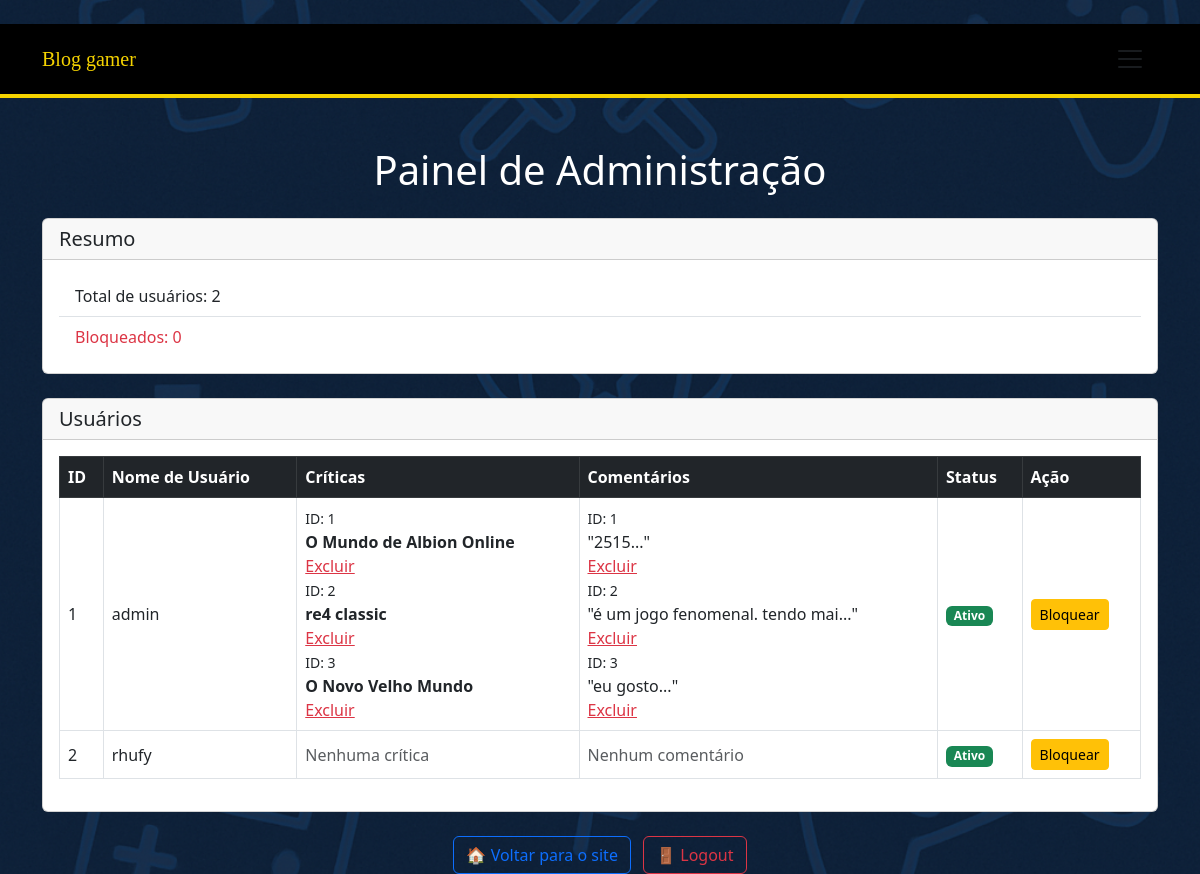
The page /admin_bp/admin (signed in) on the database as committed earlier.
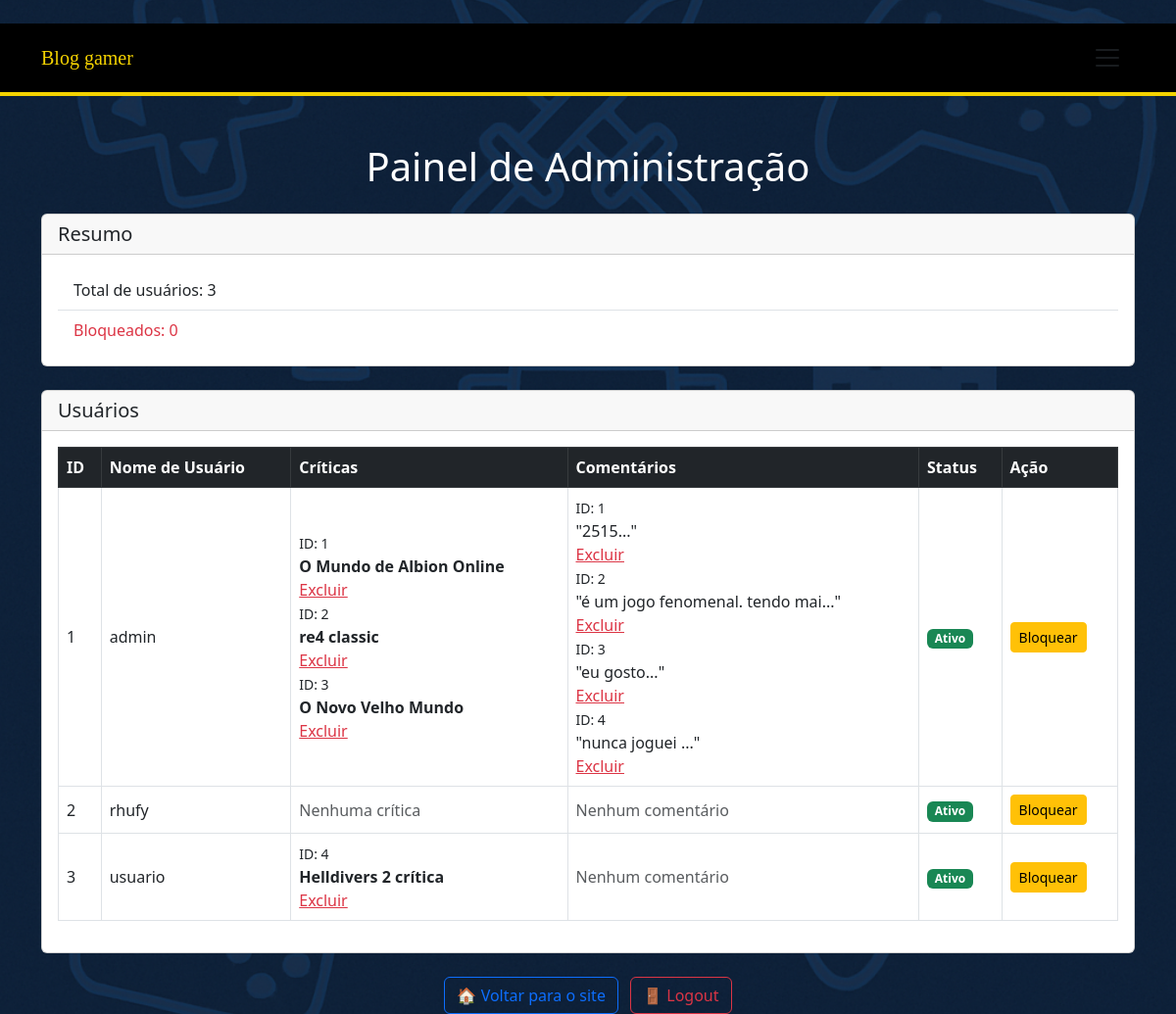
The same page on the database as committed later.
### usuarios_bp/database.py (models this page shows, shortened)
class User(db.Model, UserMixin):
    id = db.Column(db.Integer, primary_key=True)
    nome_usuario = db.Column(db.String(50), unique=True, nullable=False)
    password_hash = db.Column(db.String(100), nullable=False)
    email = db.Column(db.String(150), unique=True, nullable=False)
    perfil = db.relationship("Profile", back_populates="usuario", uselist=False)
    login_attempts = db.Column(db.Integer, default=0)  # responsavel pela contagem de tentativas
    is_locked = db.Column(db.Boolean, default=False)  # responsavel pelo bloqueio
    is_admin = db.Column(db.Boolean, default=False)  # admin
    criticas = db.relationship("Critica", back_populates="usuario")
    comentarios = db.relationship("Comentario", back_populates='usuario')

class Critica(db.Model):
    id = db.Column(db.Integer, primary_key=True)
    jogo = db.Column(db.String(150), unique=True , nullable=False)
    titulo = db.Column(db.String(150), nullable=False)
    texto = db.Column(db.Text, nullable=False)
    imagem = db.Column(db.String(100), nullable=False)
    user_id = db.Column(db.Integer, db.ForeignKey('user.id'))
    usuario = db.relationship("User", back_populates="criticas")
    comentarios = db.relationship("Comentario", back_populates='critica')

class Comentario(db.Model):
    id = db.Column(db.Integer, primary_key=True)
    comentario = db.Column(db.String(200), nullable=False)
    data_criacao = db.Column(db.DateTime, default=datetime.utcnow)
    user_id = db.Column(db.Integer, db.ForeignKey('user.id'))
    critica_id = db.Column(db.Integer, db.ForeignKey('critica.id'))
    critica = db.relationship('Critica', back_populates='comentarios')
    usuario = db.relationship("User", back_populates='comentarios')

### admin_bp/routes.py (the view)
@admin_bp.route('/admin')
@login_required
@admin_required
def painel_admin():
    usuarios = User.query.all()
    return render_template("painel_admin.html", usuarios=usuarios)

### app.py (called while the page is built)
@login_manager.user_loader
def load_user(user_id):
    return User.query.get(int(user_id))  # carrega um usuario do banco id

### extensions.py (called while the page is built)
def admin_required(f):
    @wraps(f)
    def decorador_funcao(*args,**kwargs):
        if not current_user.is_authenticated:
            flash("faça login para acessar esta pagina","warning")
            return redirect(url_for("usuarios_bp.login"))
        if not current_user.is_admin:
            flash("Acesso negado","danger")
            return redirect(url_for("usuarios_bp.profile"))
        return f(*args, **kwargs)
    return decorador_funcao

### templates/painel_admin.html
{% extends 'base.html' %}
{% block conteudo %}
<div class="container my-5">
    <h1 class="text-center mb-4">Painel de Administração</h1>
    <div class="card mb-4">
        <div class="card-header">
            <h2 class="h5 mb-0">Resumo</h2>
        </div>
        <div class="card-body">
            <ul class="list-group list-group-flush">
                <li class="list-group-item">Total de usuários: {{ usuarios | length }}</li>
                <li class="list-group-item text-danger">Bloqueados: {{ usuarios | selectattr('is_locked') | list | length }}</li>
            </ul>
        </div>
    </div>
    <div class="card">
        <div class="card-header">
            <h2 class="h5 mb-0">Usuários</h2>
        </div>
        <div class="card-body table-responsive">
            <table class="table table-bordered table-hover align-middle">
                <thead class="table-dark">
                    <tr>
                        <th>ID</th>
                        <th>Nome de Usuário</th>
                        <th>Críticas</th>
                        <th>Comentários</th>
                        <th>Status</th>
                        <th>Ação</th>
                    </tr>
                </thead>
                <tbody>
                    {% for usuario in usuarios %}
                    <tr>
                        <td>{{ usuario.id }}</td>
                        <td>{{ usuario.nome_usuario }}</td>
                        <td>
                            <ul class="list-unstyled mb-0">
                                {% for critica in usuario.criticas %}
                                    <li>
                                        <small>ID: {{ critica.id }}</small><br>
                                        <strong>{{ critica.titulo }}</strong><br>
                                        <a class="text-danger" href="{{ url_for('admin_bp.excluir_critica', critica_id=critica.id) }}">Excluir</a>
                                    </li>
                                {% else %}
                                    <li class="text-muted">Nenhuma crítica</li>
                                {% endfor %}
                            </ul>
                        </td>
                        <td>
                            <ul class="list-unstyled mb-0">
                                {% for comentario in usuario.comentarios %}
                                    <li>
                                        <small>ID: {{ comentario.id }}</small><br>
                                        "{{ comentario.comentario[:30] }}..."<br>
                                        <a class="text-danger" href="{{ url_for('admin_bp.excluir_comentario', comentario_id=comentario.id) }}">Excluir</a>
                                    </li>
                                {% else %}
                                    <li class="text-muted">Nenhum comentário</li>
                                {% endfor %}
                            </ul>
                        </td>
                        <td>
                            {% if usuario.is_locked %}
                                <span class="badge bg-danger">Bloqueado</span>
                            {% else %}
                                <span class="badge bg-success">Ativo</span>
                            {% endif %}
                        </td>
                        <td>
                            {% if usuario.is_locked %}
                                <a class="btn btn-sm btn-success" href="{{ url_for('admin_bp.desbloquear_usuario', user_id=usuario.id) }}">Desbloquear</a>
                            {% else %}
                                <a class="btn btn-sm btn-warning" href="{{ url_for('admin_bp.bloquear_usuario', user_id=usuario.id) }}">Bloquear</a>
                            {% endif %}
                        </td>
                    </tr>
                    {% endfor %}
                </tbody>
            </table>
        </div>
    </div>
    <div class="mt-4 text-center">
        <a class="btn btn-outline-primary me-2" href="{{ url_for('usuarios_bp.home') }}">🏠 Voltar para o site</a>
        <a class="btn btn-outline-danger" href="{{ url_for('usuarios_bp.logout') }}">🚪 Logout</a>
    </div>
</div>
{% endblock %}

### templates/base.html (shortened to what this page needs)
<!DOCTYPE html>
<html lang="pt-br">
<head>
    <link href="https://cdn.jsdelivr.net/npm/bootstrap@5.3.0/dist/css/bootstrap.min.css" rel="stylesheet">
    <link rel="stylesheet" href="{{ url_for('static', filename='css/style.css') }}">
</head>
<body>
<nav class="navbar retro-navbar">
    <div class="container">
        <a class="navbar-brand" href="#">Blog gamer</a>
        <button class="navbar-toggler" type="button" data-bs-toggle="collapse" data-bs-target="#navbarNav">
            <span class="navbar-toggler-icon"></span>
        </button>
    </div>
</nav>
<main>
    {% block conteudo %}{% endblock %}
</main>
</body>
</html>

### static/css/style.css (style rules this page uses)
html, body { height: 100%; margin: 0; padding: 0; }
body { background-image: url("../img/fundo_gamer.png"); background-size: cover; background-repeat: no-repeat; background-attachment: fixed; background-position: center; }
body { color: white; }
.retro-navbar { background-color: #000; color: #f5d300; font-family: 'Press Start 2P', cursive; border-bottom: 4px solid #f5d300; padding: 15px; }
.retro-navbar a { color: #f5d300; text-decoration: none; margin-right: 20px; }

Rows that differ between the two databases and show on the page:
added Comentario: id "4", comentario "nunca joguei", shown under User "admin"
added User: id "3", nome_usuario "usuario", is_locked "Ativo"
added Critica: id "4", titulo "Helldivers 2 crítica", shown under "3"
Other text that changed with them:
{{ usuarios | length }}: "2" → "3"
